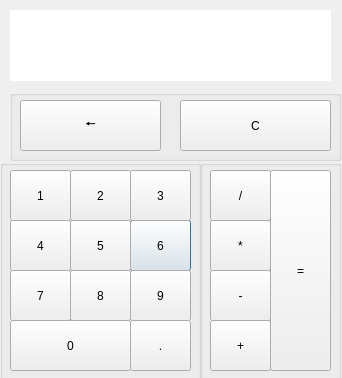
<?xml version="1.0" encoding="UTF-8"?>
<ui version="4.0">
 <class>Dialog</class>
 <widget class="QDialog" name="Dialog">
  <property name="geometry">
   <rect>
    <x>0</x>
    <y>0</y>
    <width>342</width>
    <height>378</height>
   </rect>
  </property>
  <property name="windowTitle">
   <string>Dialog</string>
  </property>
  <widget class="QGroupBox" name="groupBox">
   <property name="geometry">
    <rect>
     <x>0</x>
     <y>160</y>
     <width>201</width>
     <height>221</height>
    </rect>
   </property>
   <property name="title">
    <string/>
   </property>
   <widget class="QPushButton" name="b6">
    <property name="geometry">
     <rect>
      <x>130</x>
      <y>60</y>
      <width>61</width>
      <height>51</height>
     </rect>
    </property>
    <property name="styleSheet">
     <string notr="true">font: 12pt &quot;MS Shell Dlg 2&quot;;</string>
    </property>
    <property name="text">
     <string>6</string>
    </property>
   </widget>
   <widget class="QPushButton" name="b0">
    <property name="geometry">
     <rect>
      <x>10</x>
      <y>160</y>
      <width>121</width>
      <height>51</height>
     </rect>
    </property>
    <property name="styleSheet">
     <string notr="true">font: 12pt &quot;MS Shell Dlg 2&quot;;</string>
    </property>
    <property name="text">
     <string>0</string>
    </property>
   </widget>
   <widget class="QPushButton" name="b9">
    <property name="geometry">
     <rect>
      <x>130</x>
      <y>110</y>
      <width>61</width>
      <height>51</height>
     </rect>
    </property>
    <property name="styleSheet">
     <string notr="true">font: 12pt &quot;MS Shell Dlg 2&quot;;</string>
    </property>
    <property name="text">
     <string>9</string>
    </property>
   </widget>
   <widget class="QPushButton" name="b1">
    <property name="geometry">
     <rect>
      <x>10</x>
      <y>10</y>
      <width>61</width>
      <height>51</height>
     </rect>
    </property>
    <property name="styleSheet">
     <string notr="true">font: 12pt &quot;MS Shell Dlg 2&quot;;</string>
    </property>
    <property name="text">
     <string>1</string>
    </property>
   </widget>
   <widget class="QPushButton" name="b3">
    <property name="geometry">
     <rect>
      <x>130</x>
      <y>10</y>
      <width>61</width>
      <height>51</height>
     </rect>
    </property>
    <property name="styleSheet">
     <string notr="true">font: 12pt &quot;MS Shell Dlg 2&quot;;</string>
    </property>
    <property name="text">
     <string>3</string>
    </property>
   </widget>
   <widget class="QPushButton" name="b5">
    <property name="geometry">
     <rect>
      <x>70</x>
      <y>60</y>
      <width>61</width>
      <height>51</height>
     </rect>
    </property>
    <property name="styleSheet">
     <string notr="true">font: 12pt &quot;MS Shell Dlg 2&quot;;
</string>
    </property>
    <property name="text">
     <string>5</string>
    </property>
   </widget>
   <widget class="QPushButton" name="b4">
    <property name="geometry">
     <rect>
      <x>10</x>
      <y>60</y>
      <width>61</width>
      <height>51</height>
     </rect>
    </property>
    <property name="styleSheet">
     <string notr="true">font: 12pt &quot;MS Shell Dlg 2&quot;;</string>
    </property>
    <property name="text">
     <string>4</string>
    </property>
   </widget>
   <widget class="QPushButton" name="b2">
    <property name="geometry">
     <rect>
      <x>70</x>
      <y>10</y>
      <width>61</width>
      <height>51</height>
     </rect>
    </property>
    <property name="styleSheet">
     <string notr="true">font: 12pt &quot;MS Shell Dlg 2&quot;;</string>
    </property>
    <property name="text">
     <string>2</string>
    </property>
   </widget>
   <widget class="QPushButton" name="b8">
    <property name="geometry">
     <rect>
      <x>70</x>
      <y>110</y>
      <width>61</width>
      <height>51</height>
     </rect>
    </property>
    <property name="styleSheet">
     <string notr="true">font: 12pt &quot;MS Shell Dlg 2&quot;;</string>
    </property>
    <property name="text">
     <string>8</string>
    </property>
   </widget>
   <widget class="QPushButton" name="b7">
    <property name="geometry">
     <rect>
      <x>10</x>
      <y>110</y>
      <width>61</width>
      <height>51</height>
     </rect>
    </property>
    <property name="styleSheet">
     <string notr="true">font: 12pt &quot;MS Shell Dlg 2&quot;;</string>
    </property>
    <property name="text">
     <string>7</string>
    </property>
   </widget>
   <widget class="QPushButton" name="bp">
    <property name="geometry">
     <rect>
      <x>130</x>
      <y>160</y>
      <width>61</width>
      <height>51</height>
     </rect>
    </property>
    <property name="styleSheet">
     <string notr="true">font: 12pt &quot;MS Shell Dlg 2&quot;;</string>
    </property>
    <property name="text">
     <string>.</string>
    </property>
   </widget>
  </widget>
  <widget class="QGroupBox" name="groupBox_2">
   <property name="geometry">
    <rect>
     <x>10</x>
     <y>90</y>
     <width>331</width>
     <height>71</height>
    </rect>
   </property>
   <property name="title">
    <string/>
   </property>
   <widget class="QPushButton" name="back">
    <property name="geometry">
     <rect>
      <x>10</x>
      <y>10</y>
      <width>141</width>
      <height>51</height>
     </rect>
    </property>
    <property name="styleSheet">
     <string notr="true">font: 75 34pt &quot;MS Shell Dlg 2&quot;;</string>
    </property>
    <property name="text">
     <string>🠔</string>
    </property>
   </widget>
   <widget class="QPushButton" name="clear">
    <property name="geometry">
     <rect>
      <x>170</x>
      <y>10</y>
      <width>151</width>
      <height>51</height>
     </rect>
    </property>
    <property name="styleSheet">
     <string notr="true">font: 12pt &quot;MS Shell Dlg 2&quot;;</string>
    </property>
    <property name="text">
     <string>C</string>
    </property>
   </widget>
  </widget>
  <widget class="QLabel" name="telt">
   <property name="geometry">
    <rect>
     <x>10</x>
     <y>10</y>
     <width>321</width>
     <height>71</height>
    </rect>
   </property>
   <property name="layoutDirection">
    <enum>Qt::RightToLeft</enum>
   </property>
   <property name="autoFillBackground">
    <bool>false</bool>
   </property>
   <property name="styleSheet">
    <string notr="true">background-color: rgb(255, 255, 255);
font: 18pt &quot;MS Shell Dlg 2&quot;;
</string>
   </property>
   <property name="text">
    <string/>
   </property>
  </widget>
  <widget class="QGroupBox" name="groupBox_3">
   <property name="geometry">
    <rect>
     <x>200</x>
     <y>160</y>
     <width>141</width>
     <height>221</height>
    </rect>
   </property>
   <property name="title">
    <string/>
   </property>
   <widget class="QPushButton" name="sum">
    <property name="geometry">
     <rect>
      <x>10</x>
      <y>160</y>
      <width>61</width>
      <height>51</height>
     </rect>
    </property>
    <property name="styleSheet">
     <string notr="true">font: 12pt &quot;MS Shell Dlg 2&quot;;</string>
    </property>
    <property name="text">
     <string>+</string>
    </property>
   </widget>
   <widget class="QPushButton" name="sub">
    <property name="geometry">
     <rect>
      <x>10</x>
      <y>110</y>
      <width>61</width>
      <height>51</height>
     </rect>
    </property>
    <property name="styleSheet">
     <string notr="true">font: 20pt &quot;MS Shell Dlg 2&quot;;</string>
    </property>
    <property name="text">
     <string>-</string>
    </property>
   </widget>
   <widget class="QPushButton" name="mult">
    <property name="geometry">
     <rect>
      <x>10</x>
      <y>60</y>
      <width>61</width>
      <height>51</height>
     </rect>
    </property>
    <property name="styleSheet">
     <string notr="true">font: 12pt &quot;MS Shell Dlg 2&quot;;</string>
    </property>
    <property name="text">
     <string>*</string>
    </property>
   </widget>
   <widget class="QPushButton" name="div">
    <property name="geometry">
     <rect>
      <x>10</x>
      <y>10</y>
      <width>61</width>
      <height>51</height>
     </rect>
    </property>
    <property name="styleSheet">
     <string notr="true">font: 12pt &quot;MS Shell Dlg 2&quot;;</string>
    </property>
    <property name="text">
     <string>/</string>
    </property>
   </widget>
   <widget class="QPushButton" name="eq">
    <property name="geometry">
     <rect>
      <x>70</x>
      <y>10</y>
      <width>61</width>
      <height>201</height>
     </rect>
    </property>
    <property name="styleSheet">
     <string notr="true">font: 12pt &quot;MS Shell Dlg 2&quot;;</string>
    </property>
    <property name="text">
     <string>=</string>
    </property>
   </widget>
  </widget>
 </widget>
 <resources/>
 <connections/>
</ui>
